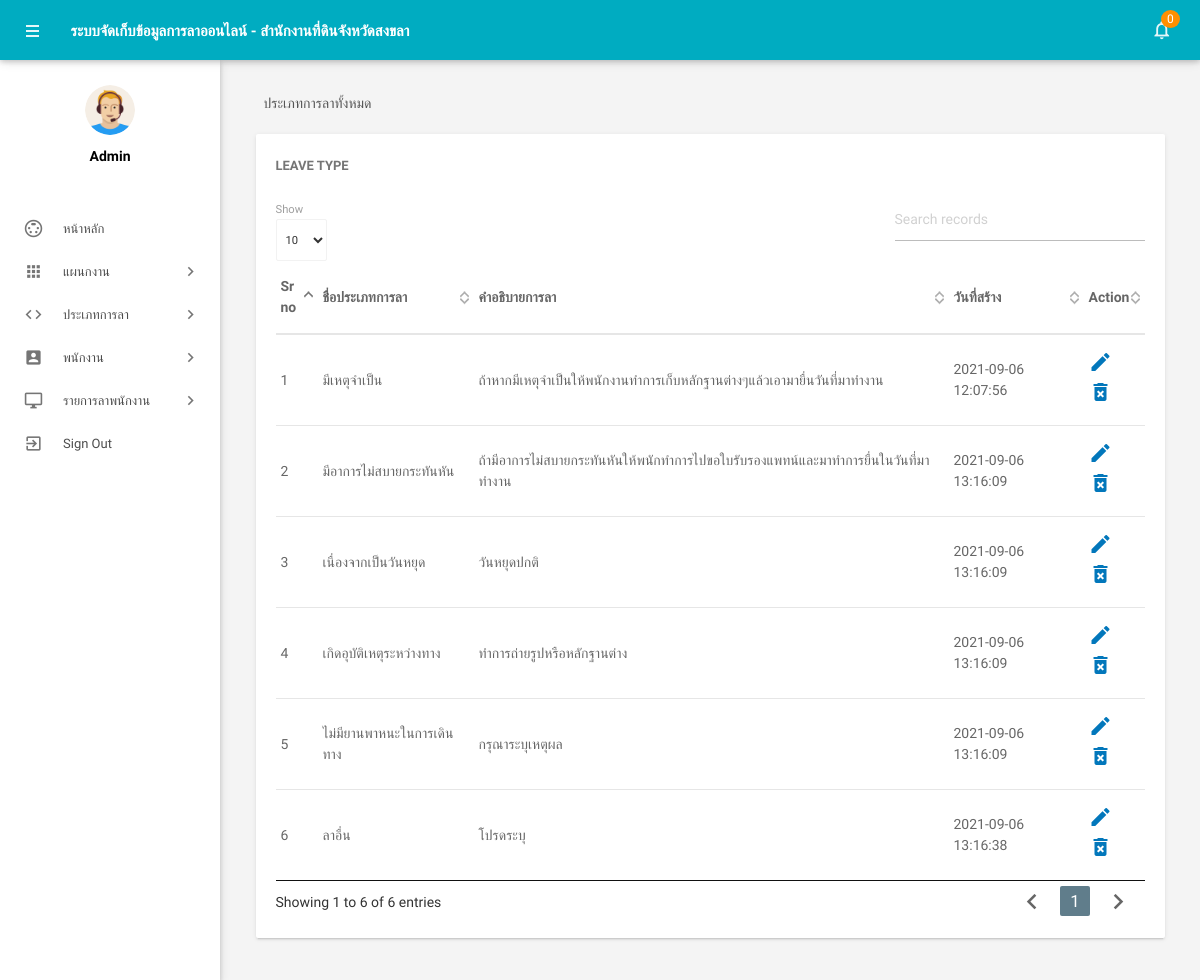
Screenshot of /admin/manageleavetype.php (signed in) with the database file from the repository.
### tables this page shows
CREATE TABLE IF NOT EXISTS tblleavetype(
  `id` int(11) NOT NULL,
  `LeaveType` varchar(200) DEFAULT NULL,
  `Description` mediumtext,
  `CreationDate` timestamp NOT NULL DEFAULT CURRENT_TIMESTAMP
)CHARACTER SET utf8;

### admin/manageleavetype.php (the view, shortened to what this page needs)
<?php
include('includes/config.php');
if(strlen($_SESSION['alogin'])==0)
    {
header('location:index.php');
}
else{
 ?>
<!DOCTYPE html>
<html lang="en">
    <head>
        <link type="text/css" rel="stylesheet" href="../assets/plugins/materialize/css/materialize.min.css"/>
        <link href="../assets/plugins/material-preloader/css/materialPreloader.min.css" rel="stylesheet">
        <link href="../assets/plugins/datatables/css/jquery.dataTables.min.css" rel="stylesheet">
        <link href="../assets/css/alpha.min.css" rel="stylesheet" type="text/css"/>
        <link href="../assets/css/custom.css" rel="stylesheet" type="text/css"/>
    </head>
    <body>
       <?php include('includes/header.php');?>
       <?php include('includes/sidebar.php');?>
            <main class="mn-inner">
                <div class="row">
                    <div class="col s12">
                        <div class="page-title">ประเภทการลาทั้งหมด</div>
                    </div>
                    <div class="col s12 m12 l12">
                        <div class="card">
                            <div class="card-content">
                                <span class="card-title">Leave Type</span>
                                <table id="example" class="display responsive-table ">
                                    <thead>
                                        <tr>
                                            <th>Sr no</th>
                                            <th>ชื่อประเภทการลา</th>
                                            <th>คำอธิบายการลา</th>
                                            <th>วันที่สร้าง</th>
                                            <th>Action</th>
                                        </tr>
                                    </thead>
                                    <tbody>
<?php $sql = "SELECT * from tblleavetype";
$query = $dbh -> prepare($sql);
$query->execute();
$results=$query->fetchAll(PDO::FETCH_OBJ);
$cnt=1;
if($query->rowCount() > 0)
{
foreach($results as $result)
{               ?>
                                        <tr>
                                            <td> <?php echo htmlentities($cnt);?></td>
                                            <td><?php echo htmlentities($result->LeaveType);?></td>
                                            <td><?php echo htmlentities($result->Description);?></td>
                                            <td><?php echo htmlentities($result->CreationDate);?></td>
                                            <td><a href="editleavetype.php?lid=<?php echo htmlentities($result->id);?>"><i class="material-icons">mode_edit</i></a>
                                            <a href="manageleavetype.php?del=<?php echo htmlentities($result->id);?>" onclick="return confirm('Do you want to delete');"> <i class="material-icons">delete_forever</i></a> </td>
                                        </tr>
                                         <?php $cnt++;} }?>
                                    </tbody>
                                </table>
                            </div>
                        </div>
                    </div>
                </div>
            </main>
        </div>
        <div class="left-sidebar-hover"></div>
    </body>
</html>
<?php } ?>

### admin/manageleavetype.php (style rules this page uses)
body { font-family: 'IBM Plex Sans Thai Looped', sans-serif; }

### rows the page displays
tblleavetype: LeaveType "มีเหตุจำเป็น", Description "ถ้าหากมีเหตุจำเป็นให้พนักงานทำการเก็บหลักฐานต่างๆแล้วเอามายื่นวันที่มาทำงาน", CreationDate "2021-09-06 12:07:56"
tblleavetype: LeaveType "มีอาการไม่สบายกระทันหัน", Description "ถ้ามีอาการไม่สบายกระทันหันให้พนักทำการไปขอใบรับรองแพทน์และมาทำการยื่นในวันที่มาทำงาน", CreationDate "2021-09-06 13:16:09"
tblleavetype: LeaveType "เนื่องจากเป็นวันหยุด", Description "วันหยุดปกติ", CreationDate "2021-09-06 13:16:09"
tblleavetype: LeaveType "เกิดอุบัติเหตุระหว่างทาง", Description "ทำการถ่ายรูปหรือหลักฐานต่าง", CreationDate "2021-09-06 13:16:09"
tblleavetype: LeaveType "ไม่มียานพาหนะในการเดินทาง", Description "กรุณาระบุเหตุผล", CreationDate "2021-09-06 13:16:09"
tblleavetype: LeaveType "ลาอื่น", Description "โปรดระบุ", CreationDate "2021-09-06 13:16:38"

### other values shown
$unreadcount "0"
